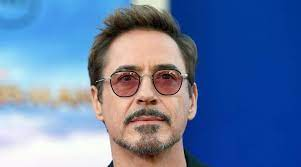
#> input picture Face_Detection/RDJ2.jpeg, 301 x 167 px
$ python face_detector.py
#> lines starting #> are read from the running program, lines starting #| are printed output that depends on the picture
import cv2
from random import randrange

# Loading some pre-trained data on the face frontal from opencv
trained_face_data = cv2.CascadeClassifier('haarcascade_frontalface_default.xml')

# Choosing an image to detect the face
img = cv2.imread('RDJ2.jpeg')
#> img is the input picture: shape (167, 301, 3); mean B, G, R 164.8, 122.9, 98


# Reading the current frame

# Gray scaling the image
gray_scaled_img = cv2.cvtColor(img, cv2.COLOR_BGR2GRAY)
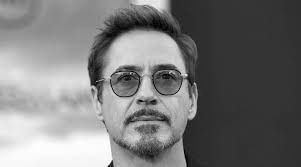
#> gray_scaled_img: shape (167, 301); min 0, max 255, mean 120.2

# Detect faces
face_coordinates = trained_face_data.detectMultiScale(gray_scaled_img)
#> face_coordinates = [[89, 33, 116, 116]]

for (x, y, w, h) in face_coordinates:
    cv2.rectangle(img, (x, y), (x + w, y + h), (randrange(256), randrange(256), randrange(256)), 2)

    # Display img with faces
    cv2.imshow("Face Detection", img)
    cv2.waitKey()
#> this loop made 1 pass
#> pass 1, `cv2.imshow("Face Detection", img)`:
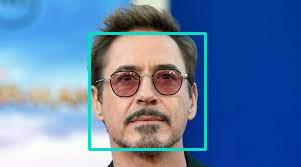
#> window 'Face Detection': shape (167, 301, 3); mean B, G, R 166.4, 125.8, 96

cv2.imshow("Face Detection", img)
key = cv2.waitKey(1)
#> (key Esc is pressed here)


    # Detect faces
    # face_coordinates = trained_face_data.detectMultiScale(gray_scaled_img)

# print(face_coordinates)
# Draw rectangles around the faces

$ run again, with Face_Detection/RDJ3.jpeg copied over Face_Detection/RDJ2.jpeg
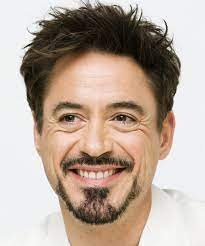
#> input picture Face_Detection/RDJ3.jpeg, 205 x 246 px
#> img is the input picture: shape (246, 205, 3); mean B, G, R 156.5, 168.9, 185.7
#> `gray_scaled_img = cv2.cvtColor(img, cv2.COLOR_BGR2GRAY)`:
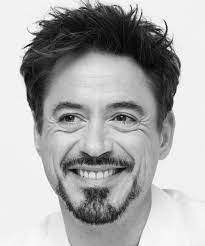
#> gray_scaled_img: shape (246, 205); min 1, max 255, mean 172.5
#> face_coordinates = [[21, 57, 154, 154]]
#> the loop `for (x, y, w, h) in face_coordinates:` made 1 pass
#> pass 1, `cv2.imshow("Face Detection", img)`:
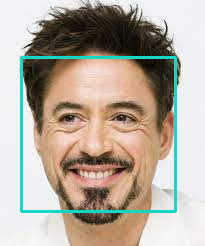
#> window 'Face Detection': shape (246, 205, 3); mean B, G, R 158, 170.7, 179.9

$ run again, with Face_Detection/RDJ.png saved as Face_Detection/RDJ2.jpeg
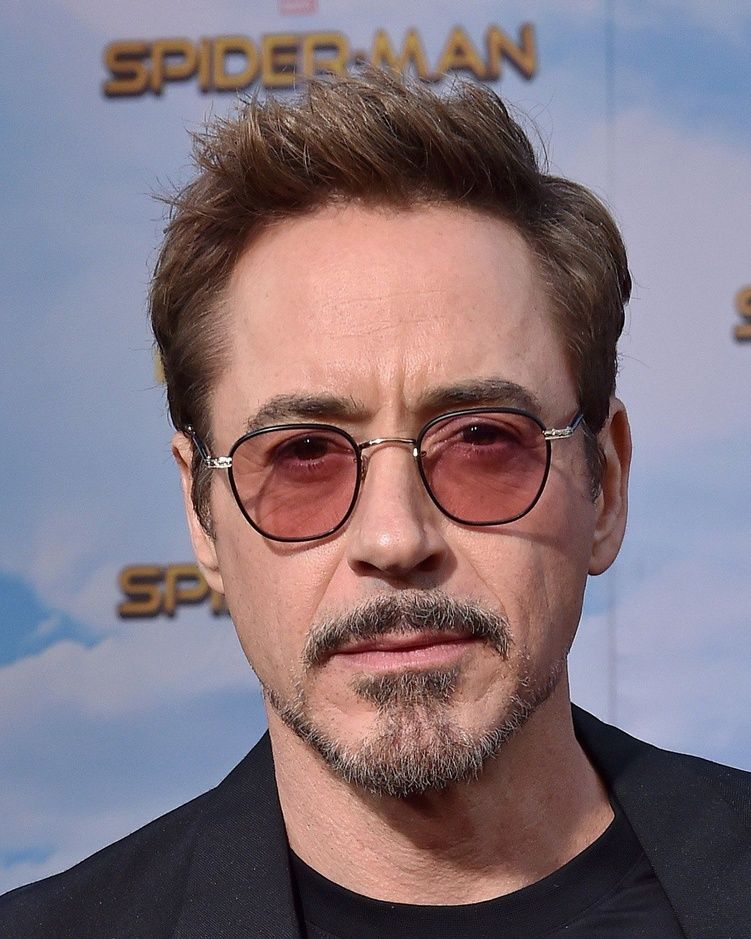
#> input picture Face_Detection/RDJ.png, 751 x 939 px, shrunk from 1264 x 1580 before the run
#> img is the input picture: shape (939, 751, 3); mean B, G, R 123.8, 115.4, 130.5
#> `gray_scaled_img = cv2.cvtColor(img, cv2.COLOR_BGR2GRAY)`:
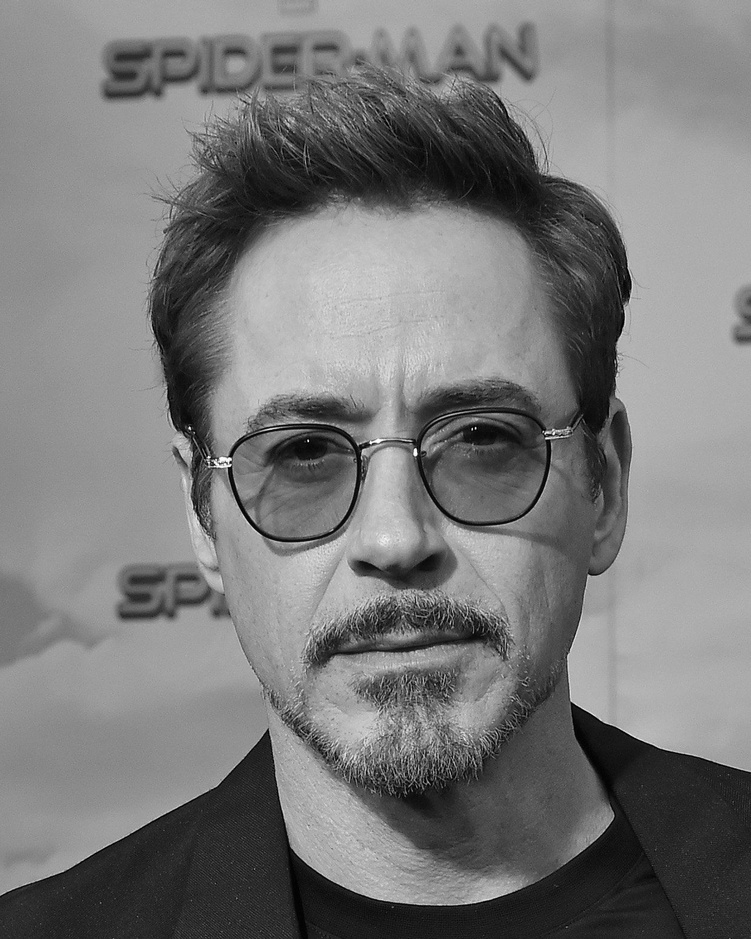
#> gray_scaled_img: shape (939, 751); min 0, max 255, mean 120.9
#> face_coordinates = [[123, 238, 539, 539]]
#> the loop `for (x, y, w, h) in face_coordinates:` made 1 pass
#> pass 1, `cv2.imshow("Face Detection", img)`:
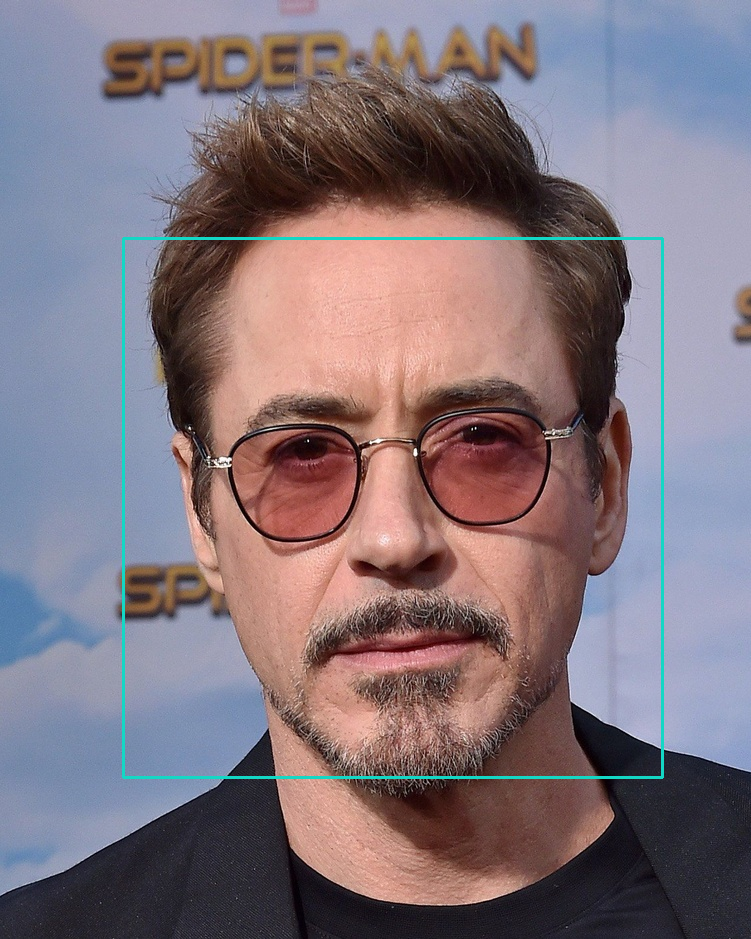
#> window 'Face Detection': shape (939, 751, 3); mean B, G, R 124.3, 116.2, 129.4
